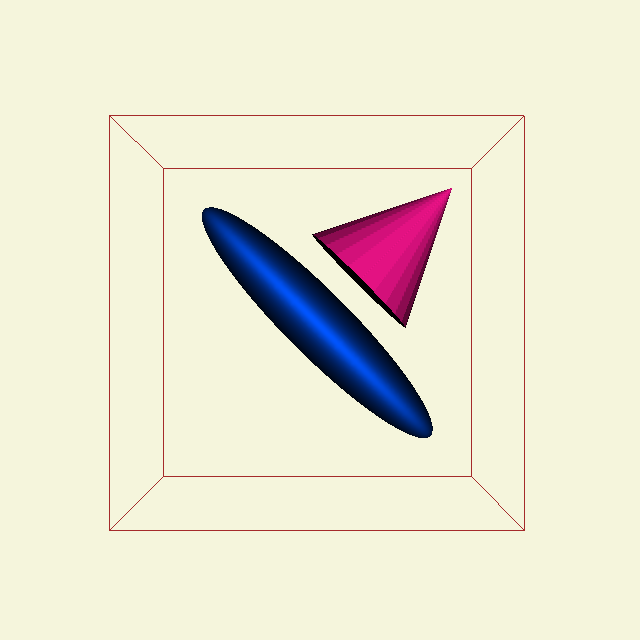

Reproduce this figure in Python.
#!/usr/bin/env python

# Gaussian splatting of a single oriented point with an isosurface extraction.

# Factory overrides: importing these modules registers the OpenGL rendering
# and interaction style implementations for vtkRenderingCore factory classes.
import vtkmodules.vtkInteractionStyle  # noqa: F401
import vtkmodules.vtkRenderingOpenGL2  # noqa: F401

# VTK pipeline classes used in this example
from vtkmodules.vtkCommonCore import (
    vtkDoubleArray,
    vtkPoints,
)
from vtkmodules.vtkCommonDataModel import (
    vtkCellArray,
    vtkPolyData,
)
from vtkmodules.vtkFiltersCore import vtkContourFilter
from vtkmodules.vtkFiltersModeling import vtkOutlineFilter
from vtkmodules.vtkFiltersSources import vtkConeSource
from vtkmodules.vtkImagingHybrid import vtkGaussianSplatter
from vtkmodules.vtkRenderingCore import (
    vtkActor,
    vtkPolyDataMapper,
    vtkRenderWindow,
    vtkRenderWindowInteractor,
    vtkRenderer,
)

# Colors (normalized RGB)
beige = (0.961, 0.961, 0.863)
brown = (0.647, 0.165, 0.165)
deep_pink = (1.000, 0.078, 0.576)

# Source: create a single point with an oriented normal
points = vtkPoints()
points.InsertNextPoint(0.0, 0.0, 0.0)

verts = vtkCellArray()
verts.InsertNextCell(1)
verts.InsertCellPoint(0)

normals = vtkDoubleArray()
normals.SetNumberOfTuples(1)
normals.SetNumberOfComponents(3)
normals.InsertTuple(0, (0.707, 0.707, 0.0))

scalars = vtkDoubleArray()
scalars.SetNumberOfTuples(1)
scalars.SetNumberOfComponents(1)
scalars.InsertTuple1(0, 1.0)

point_data = vtkPolyData()
point_data.SetPoints(points)
point_data.SetVerts(verts)
point_data.GetPointData().SetNormals(normals)
point_data.GetPointData().SetScalars(scalars)

# Filter: splat the point into a volume using a Gaussian distribution
splatter = vtkGaussianSplatter()
splatter.SetInputData(point_data)
splatter.SetModelBounds(-1.0, 1.0, -1.0, 1.0, -1.0, 1.0)
splatter.SetSampleDimensions(75, 75, 75)
splatter.SetRadius(0.5)
splatter.SetEccentricity(5.0)
splatter.SetExponentFactor(-3.25)

# Filter: extract an isosurface from the splatted volume
contour = vtkContourFilter()
contour.SetInputConnection(splatter.GetOutputPort())
contour.SetValue(0, 0.9)

# Mapper: map the isosurface to graphics primitives
splat_mapper = vtkPolyDataMapper()
splat_mapper.SetInputConnection(contour.GetOutputPort())

# Actor: display the splatted isosurface
splat_actor = vtkActor()
splat_actor.SetMapper(splat_mapper)

# Filter: bounding outline of the sampling volume
outline = vtkOutlineFilter()
outline.SetInputConnection(splatter.GetOutputPort())

# Mapper: map the outline to graphics primitives
outline_mapper = vtkPolyDataMapper()
outline_mapper.SetInputConnection(outline.GetOutputPort())

# Actor: display the outline
outline_actor = vtkActor()
outline_actor.SetMapper(outline_mapper)
outline_actor.GetProperty().SetColor(brown)

# Source: cone glyph indicating the normal direction
cone = vtkConeSource()
cone.SetResolution(24)

# Mapper: map the cone to graphics primitives
cone_mapper = vtkPolyDataMapper()
cone_mapper.SetInputConnection(cone.GetOutputPort())

# Actor: position the cone along the normal direction
cone_actor = vtkActor()
cone_actor.SetMapper(cone_mapper)
cone_actor.SetScale(0.75, 0.75, 0.75)
cone_actor.RotateZ(45.0)
cone_actor.AddPosition(0.50, 0.50, 0.0)
cone_actor.GetProperty().SetColor(deep_pink)

# Renderer: assemble the scene
renderer = vtkRenderer()
renderer.AddActor(splat_actor)
renderer.AddActor(outline_actor)
renderer.AddActor(cone_actor)
renderer.SetBackground(beige)

# Window: display the rendered scene
render_window = vtkRenderWindow()
render_window.AddRenderer(renderer)
render_window.SetWindowName("single splat")
render_window.SetMultiSamples(0)
render_window.SetSize(640, 640)

# Interactor: handle mouse and keyboard events
render_window_interactor = vtkRenderWindowInteractor()
render_window_interactor.SetRenderWindow(render_window)

# Launch the interactive visualization
render_window_interactor.Initialize()
render_window_interactor.Start()
